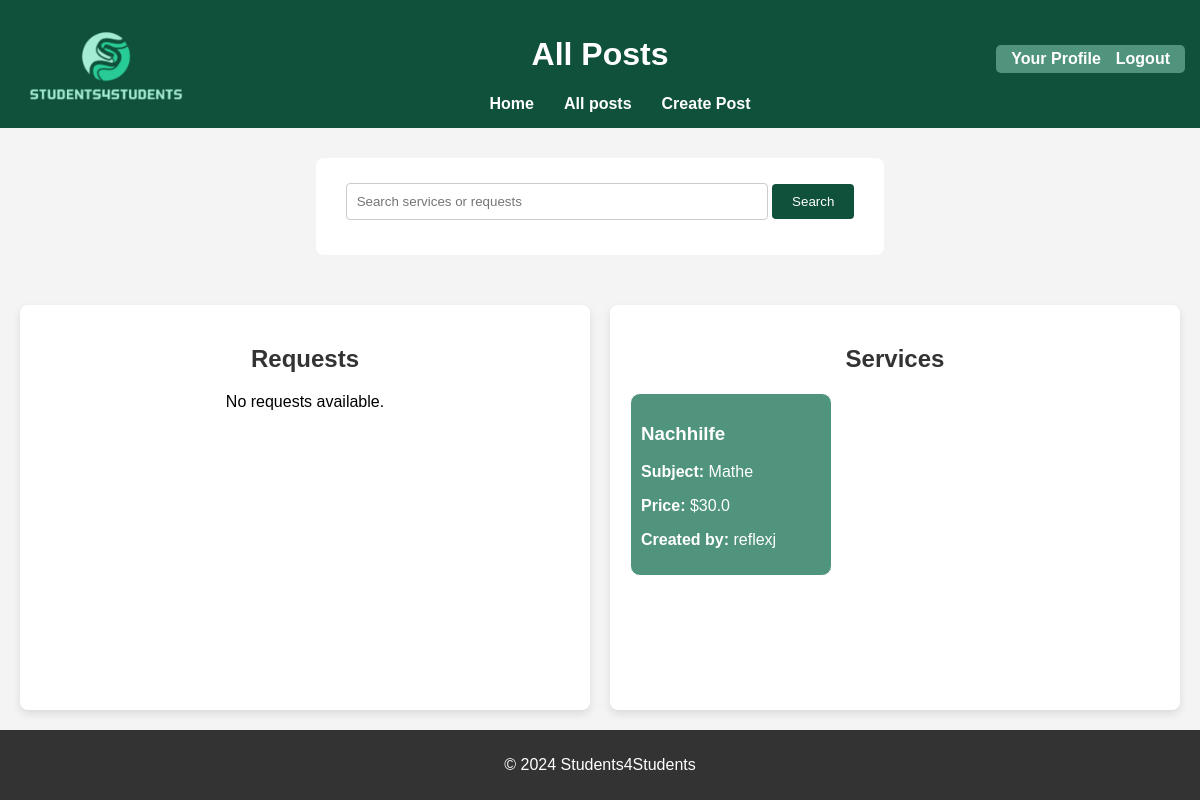
/allposts (signed in), run on the app's committed database.
### app.py (models this page shows, shortened)
class ServicePost(db.Model):
    id = db.Column(db.Integer, primary_key=True)
    title = db.Column(db.String(100), nullable=False)
    description = db.Column(db.String(200), nullable=False)
    price = db.Column(db.Float, nullable=False)
    subject = db.Column(db.String(100), nullable=False)
    university = db.Column(db.String(100), nullable=False)
    semester = db.Column(db.String(50), nullable=False)
    contact =db.Column(db.String(100), nullable = False)
    additional_info =db.Column(db.String(200), nullable = True)
    user_id = db.Column(db.Integer, db.ForeignKey('user.id'), nullable=False)

class User(db.Model, UserMixin):
    id = db.Column(db.Integer, primary_key=True)
    username = db.Column(db.String(150), unique=True, nullable=False)
    email = db.Column(db.String(150), unique=True, nullable=False)
    password = db.Column(db.String(150), nullable=False)
    posts = db.relationship('ServicePost', backref='user', lazy=True)

### app.py (the view)
@app.route('/allposts')
def allposts():
    posts = ServicePost.query.join(User).add_columns(User.username).all()
    requests = RequestPost.query.join(User).add_columns(User.username).all()
    return render_template('allposts.html', requests =requests, posts = posts)

### app.py (called while the page is built)
@login_manager.user_loader
def load_user(user_id):
    return User.query.get(int(user_id))

### templates/allposts.html (shortened to what this page needs)
<!DOCTYPE html>
<html lang="en">
<head>
    <link rel="stylesheet" href="{{ url_for('static', filename='style_allposts.css') }}">
</head>
<body>
    <header>
        <a href="/">
            <img src="{{ url_for('static', filename='images/logo.png') }}" alt="Website Logo" id="logo">
        </a>
        <h1>All Posts</h1>
        <nav>
            <ul>
                <li><a href="/">Home</a></li>
                <li><a href="/allposts">All posts</a></li>
                <li><a href="/createpost">Create Post</a></li>
            </ul>
        </nav>
        <section class="auth-links">
            {% if current_user.is_authenticated %}
                <a href="/profile">Your Profile</a>
                <a href="{{ url_for('logout') }}">Logout</a>
            {% else %}
                <a href="{{ url_for('login') }}">Login</a>
                <a href="{{ url_for('register') }}">Register</a>
            {% endif %}
        </section>
    </header>
    <form id="searchbar" action="{{ url_for('search_results') }}" method="get">
        <input type="text" name="query" placeholder="Search services or requests" required>
        <button type="submit">Search</button>
    </form>
    <main>
        <div id="all_requests">
            <h2>Requests</h2>
            {% if requests %}
            <div class="post-container">
                {% for request, username in requests %}
                <ul class="post-list">
                    <li>
                        <a id="link" href="{{ url_for('request_detail', request_id=request.id) }}">
                            <h3>{{ request.title }}</h3>
                            <p><strong>Subject:</strong> {{ request.subject }}</p>
                            <p><strong>Description:</strong> {{ request.description }}</p>
                            <p><strong>Created by:</strong> {{ username }}</p>
                        </a>
                    </li>
                </ul>
                {% endfor %}
            </div>
            {% else %}
            <p id="no">No requests available.</p>
            {% endif %}
        </div>
        <div id="all_services">
            <h2>Services</h2>
            {% if posts %}
            <div class="post-container">
                {% for post, username in posts %}
                <ul class="post-list">
                    <li>
                        <a id="link" href="{{ url_for('service_detail', service_id=post.id) }}">
                            <h3>{{ post.title }}</h3>
                            <p><strong>Subject:</strong> {{ post.subject }}</p>
                            <p><strong>Price:</strong> ${{ post.price }}</p>
                            <p><strong>Created by:</strong> {{ username }}</p>
                        </a>
                    </li>
                </ul>
                {% endfor %}
            </div>
            {% else %}
            <p id="no">No services available.</p>
            {% endif %}
        </div>
    </main>
    <footer>
        <p>&copy; 2024 Students4Students</p>
    </footer>
</body>
</html>

### static/style_allposts.css (style rules this page uses)
body { font-family: Arial, sans-serif; background-color: #f4f4f4; margin: 0; padding: 0; display: flex; flex-direction: column; min-height: 100vh; }
header { background-color: #10513c; color: white; text-align: center; padding: 15px; position: relative; }
nav { display: flex; justify-content: center; align-items: center; width: 100%; }
nav ul { list-style-type: none; display: flex; gap: 30px; margin: 0; justify-content: center; align-items: center; text-align: center; }
nav ul li { margin: 0; }
nav ul li a { text-decoration: none; color: #fff; font-weight: bold; text-align: center; }
header > .auth-links { display: flex; gap: 15px; background-color: #50947d; position: absolute; padding: 5px 15px; border-radius: 5px; margin-left: auto; right: 15px; top: 45px; }
header > .auth-links a { color: white; text-decoration: none; font-weight: bold; display: inline-block; transition: transform 0.3s ease; }
form { max-width: 600px; margin: 30px auto; padding: 20px; background-color: #fff; border-radius: 8px; }
form input { width: 100%; padding: 10px; margin-bottom: 10px; border: 1px solid #ccc; border-radius: 4px; }
form button { max-width: 600px; padding: 10px 20px; background-color: #10513c; color: white; border: none; border-radius: 4px; cursor: pointer; }
#searchbar { background-color: #fff; max-width: 600px; padding: 25px 30px; }
#searchbar input { width: 400px; }
main { flex: 1; display: flex; justify-content: space-between; padding: 20px; gap: 20px; }
.post-container { display: flex; flex-direction: row; flex-wrap: wrap; gap: 20px; margin: 20px 0; }
.post-list { list-style-type: none; margin: 0; padding: 0; width: 180px; background-color: #50947d; border: 1px solid #fff; border-radius: 10px; padding: 10px; }
.post-list li { color: #fff; }
h2 { text-align: center; color:#333; }
#no { text-align: center; }
#all_services, #all_requests { width: 50%; background-color: #fff; padding: 20px; border-radius: 8px; box-shadow: 0 4px 8px rgba(0, 0, 0, 0.1); box-sizing: border-box; }
header img { max-height: 80px; object-fit: contain; position: absolute; top: 25px; left: 25px; }
footer { text-align: center; padding: 10px; background-color: #333; color: white; }
#link { text-decoration: none; color: #fff; display: inline-block; transition: transform 0.3s ease; }

### data on the page
ServicePost: title "Nachhilfe", subject "Mathe", price "30.0", username "reflexj"
